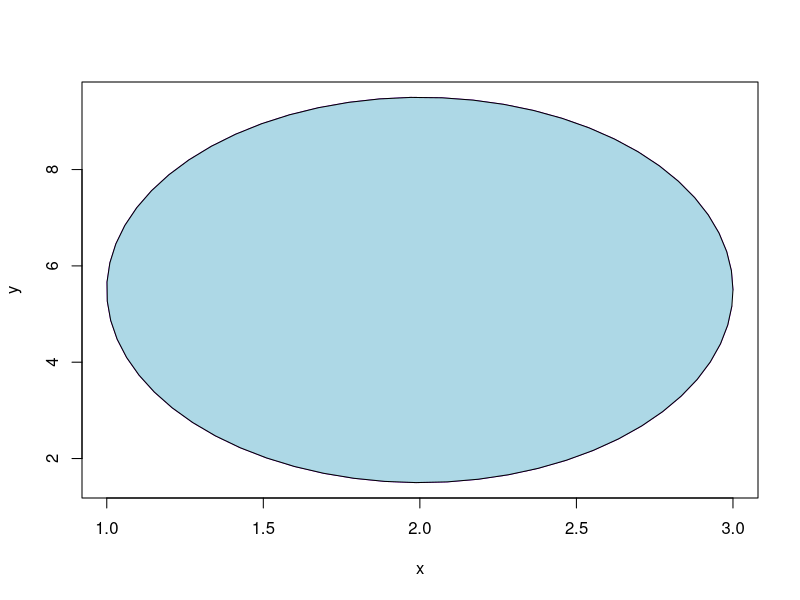

Write the R code that produced this figure.
plotEllipse <- function(xrange, yrange,filled=TRUE,a=5,b=4,centre=c(0,0),phi=0*pi, new = TRUE) {
  
  # xrange := c(left, right)   
  # yrange := c(bottom, top)
  # centre := c(x,y)
  
  if (!(missing(xrange) & missing(yrange))) {
    centre <- c(sum(xrange)/2, sum(yrange)/2)
    a <- (xrange[2] - xrange[1]) / 2
    b <- (yrange[2] - xrange[1]) / 2
    #phi <- atan((b/a))
  } 
  
  xc <- centre[1] 
  yc <- centre[2] 
  
  t <- seq(0, 2*pi, 0.1) 
  x <- xc + a*cos(t)*cos(phi) - b*sin(t)*sin(phi)
  y <- yc + a*cos(t)*sin(phi) + b*sin(t)*cos(phi)
  
  if (new) {              # if not call inside plot of other's
    # par(pty="s")    # set to square plot
    plot(x,y, type='l', col="purple")        # else ellipse circle
  }

  
  if(filled) {
    polygon(x,y,col="lightblue")   # if filled, polygon
    }
  } 

#plotEllipse()
plotEllipse(c(1,3),c(2,9))